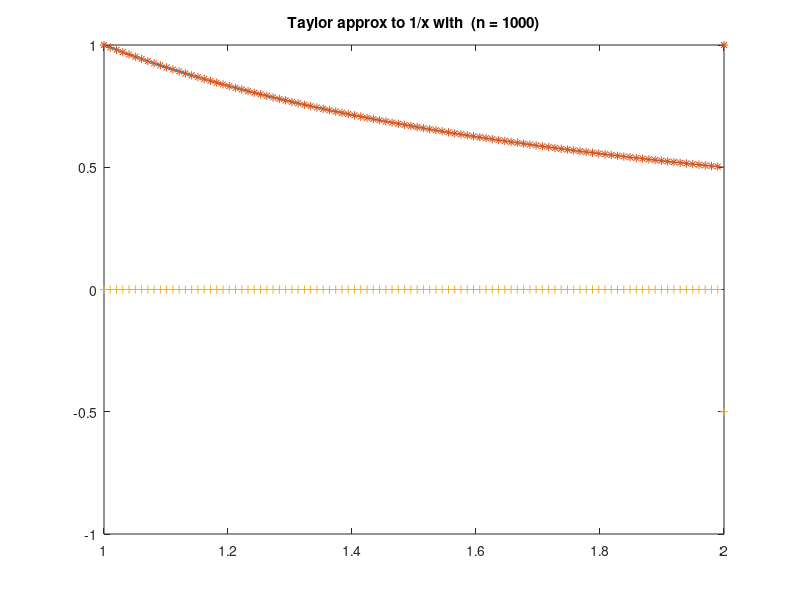

Write the MATLAB code that produced this figure.
% Script File: Taylor Example %
% For different n values  Taylor interpolant of f(x) = 1/(x) on [1,2]'
% is plotted.
%
  close all
 % x = linspace(1.95,2.050,100)'; 
  x = linspace(1.00,2.0,100)';
  y = ones(100,1)./(x);
  n=1000;
  for i = 1:100
     sum = 1.0;
     term = (x(i)-1.0); 
     for j = 1:n
         sum = sum - term;
         term = term * (-1.0*(x(i)-1));
     end 
     ytaylor(i) = sum;
     error(i) = y(i)- ytaylor(i);
   end
     plot(x,y,x,ytaylor,'*',x,error,'+')
     title(sprintf('Taylor approx to 1/x with  (n = %2.0f)',n))
  